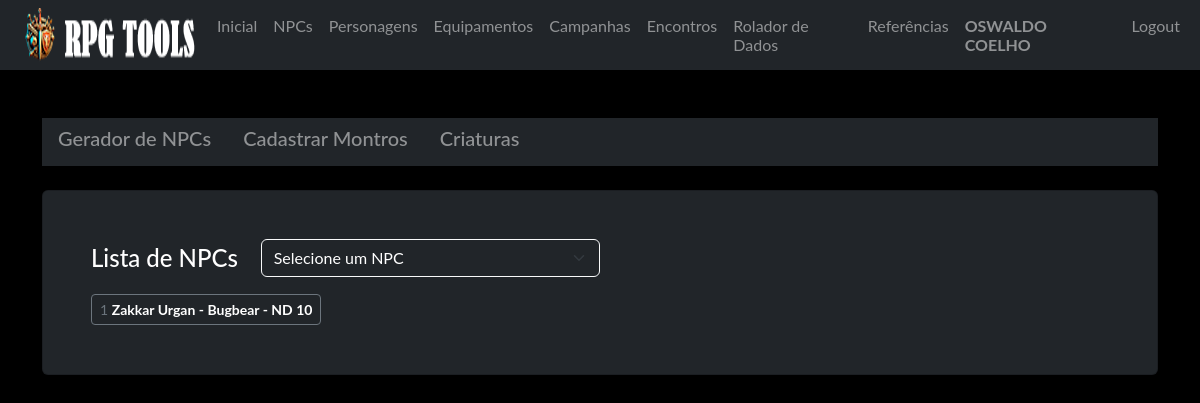
The page /npc/ (signed in) on the database as committed earlier.
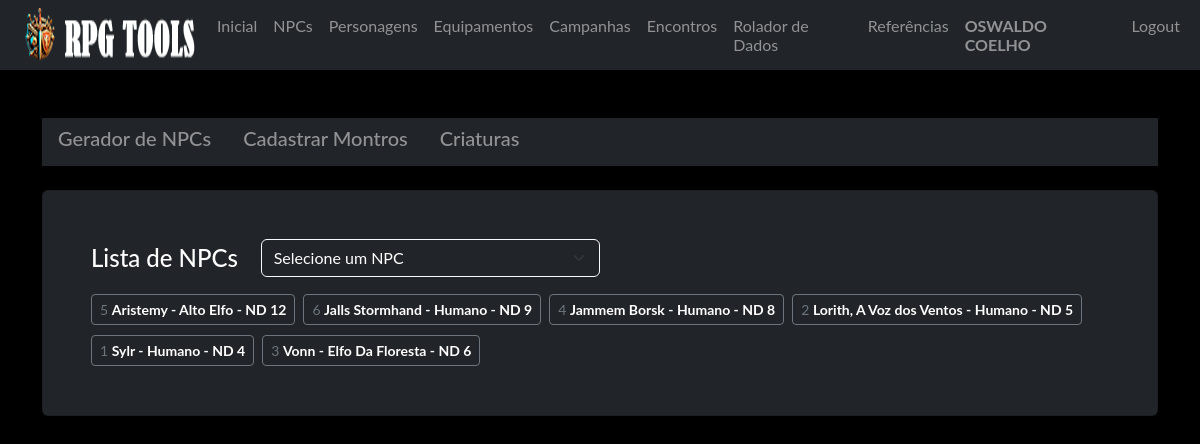
The same page on the database as committed later.
### model/user_model.py (models this page shows, shortened)
class User(db.Model, UserMixin):
    __tablename__ = "user"
    id = db.Column('id', db.Integer, primary_key=True)
    nome = db.Column('nome', db.String(150))
    sobrenome = db.Column('sobrenome', db.String(150))
    email = db.Column('email', db.String(50), unique=True)
    telefone = db.Column('telefone', db.String(15), unique=True, nullable=False)
    login = db.Column('login', db.String(50), unique=True, nullable=False)
    senha = db.Column('senha', db.String(550), nullable=False)
    tipo = db.Column('tipo', db.String(25), nullable=False, default="none")
    personagens = db.relationship("Personagem", foreign_keys=[Personagem.id_user], back_populates="user")

### model/personagens_model.py (models this page shows, shortened)
class Personagem(db.Model):
    __tablename__ = "personagens"
    id = db.Column(db.Integer, primary_key=True)
    id_user = db.Column(db.Integer, db.ForeignKey('user.id'))
    ficha = db.Column(db.JSON, nullable=False)
    nome = db.Column(db.String(150), nullable=False)
    tipo = db.Column(db.String(25), nullable=False, default="não informado")
    user = db.relationship("User", foreign_keys=[id_user], back_populates="personagens")
    @classmethod
    def npcs_id(cls, id_user, id=None):
        query = cls.query.filter_by(id_user=id_user, tipo="NPC")
        if id is not None:
            query = query.filter_by(id=id)
        query = query.order_by(cls.nome.asc())
        return query.all()

### routes/npc.py (the view)
@blueprint_npc.route('/', methods=['GET', 'POST'])
def npc_index():
    if request.method == 'GET':
        npcs = Personagem.npcs_id(id_user=current_user.id)
        return render_template('npc.html', npcs = npcs)
    if request.method == 'POST':
        return redirect('/')

### routes/login.py (called while the page is built)
@login_manager.user_loader
def get_user(id):
    return User.query.get(id)

### templates/npc.html (shortened to what this page needs)
{% extends 'base.html' %}
{% block conteudo %}
    {% if current_user.is_authenticated %}
    <div class="navbar navbar-expand-lg navbar bg-dark">
        <h5 class="d-inline-block mx-3">
            <a  href="/npc/create" class="text-white-50 link-underline link-underline-opacity-0"> Gerador de NPCs</a>
        </h5>
        <h5 class="d-inline-block mx-3">
            <a  href="#" class="text-white-50 link-underline link-underline-opacity-0"> Cadastrar Montros</a>
        </h5>
        <h5 class="d-inline-block mx-3">
            <a  href="#" class="text-white-50 link-underline link-underline-opacity-0"> Criaturas</a>
        </h5>
    </div>
    <br>
    <div class="card shadow p-5 bg-dark text-white-50 no-margin">
        <div class="d-flex align-items-center mb-3">
            <h4 class="text-white col-md-2 mb-0">Lista de NPCs</h4>
            <div class="col-md-4">
                <select id="npc-select" class="form-select bg-dark text-white border-light">
                    <option value="" disabled selected>Selecione um NPC</option>
                </select>
            </div>
        </div>
        <div class="d-flex flex-wrap gap-2">
        {% for npc in npcs %}
        <p>
            <button type="button" class="btn btn-outline-secondary btn-sm" data-bs-toggle="modal" data-bs-target="#exampleModal{{ npc.id }}"> {{ npc.id }} <strong class="text-white"> {{npc.ficha['nome']}} - {{npc.ficha['raca']}} - ND {{npc.ficha['nd']}}</strong> </button>
        </p>
        {% endfor %}
        </div>
    </div>
    <br>
    {% endif %}
{% endblock %}

### templates/base.html (shortened to what this page needs)
<!doctype html>
<html lang="pt-BR">
  <head>
    <link rel="stylesheet" href="{{ url_for('static', filename='css/bootstrap.min.css') }}">
    <link rel="stylesheet" href="{{ url_for('static', filename='css/custom.css') }}">
  </head>
  <body class="bg-black font_rpg">
    <nav class="navbar navbar-expand-lg navbar bg-dark"  data-bs-theme="dark">
        <div class="container-fluid">
            <ul class="navbar-nav">
              <img src="/static/imagem/logo35.png"/>
              {% if current_user.is_authenticated %}
              <li class="nav-item"><a class="nav-link active mb-0 h1 text-white-50" href="/">Inicial</a> </li>
              <li class="nav-item"><a class="nav-link active mb-0 h1 text-white-50" href="/npc/">NPCs</a> </li>
              <li class="nav-item"><a class="nav-link active mb-0 h1 text-white-50" href="/pj/">Personagens</a> </li>
              <li class="nav-item"><a class="nav-link active mb-0 h1 text-white-50" href="/equip/">Equipamentos</a> </li>
              <li class="nav-item"><a class="nav-link active mb-0 h1 text-white-50" href="/campanha/">Campanhas</a> </li>
              <li class="nav-item"><a class="nav-link active mb-0 h1 text-white-50" href="/encontros/">Encontros</a> </li>
              <li class="nav-item"><a class="nav-link active mb-0 h1 text-white-50" href="/rolador/">Rolador de Dados</a> </li>
              <li class="nav-item"><a class="nav-link active mb-0 h1 text-white-50" href="#">Referências</a> </li>
              {% endif %}
            </ul>
              <ul class="navbar-nav ms-auto">
              {% if current_user.is_authenticated %}
                <li class="nav-item"><p class="nav-link active mb-0 h1 text-white-50"><b> {{current_user.nome}} {{current_user.sobrenome}}</b></p> </li>
                <li class="nav-item"><a class="nav-link active mb-0 h1 text-white-50" href="/logout">Logout</a> </li>
              {% else %}
                <li class="nav-item"><a class="nav-link active mb-0 h1 text-white-50" href="/login">Login</a> </li>
                <li class="nav-item"><a class="nav-link active mb-0 h1 text-white-50" href="/login/register">Register</a> </li>
              {% endif %}
              </ul>
        </div>
    </nav>
    <div class="container">
      <br>
      <br>
        {% block conteudo %}
        {% endblock %}
        <br>
        <br>
        <br>
        <br>
    </div>
  </body>

### static/css/custom.css (style rules this page uses)
.font_rpg { font-family: "Lato", "Helvetica Neue", Helvetica, Arial, sans-serif; }
.no-margin p { margin-top: 1px; margin-bottom: 1px; }

Rows that differ between the two databases and show on the page:
added Personagem: id "5", ficha.nome "Aristemy", ficha.raca "Alto Elfo", ficha.nd "12"
added Personagem: id "6", ficha.nome "Jalls Stormhand", ficha.raca "Humano", ficha.nd "9"
added Personagem: id "4", ficha.nome "Jammem Borsk", ficha.raca "Humano", ficha.nd "8"
added Personagem: id "2", ficha.nome "Lorith, A Voz dos Ventos", ficha.raca "Humano", ficha.nd "5"
changed Personagem id 1: ficha.nome "Zakkar Urgan" → "Sylr"; ficha.raca "Bugbear" → "Humano"; ficha.nd "10" → "4"
added Personagem: id "3", ficha.nome "Vonn", ficha.raca "Elfo Da Floresta", ficha.nd "6"
